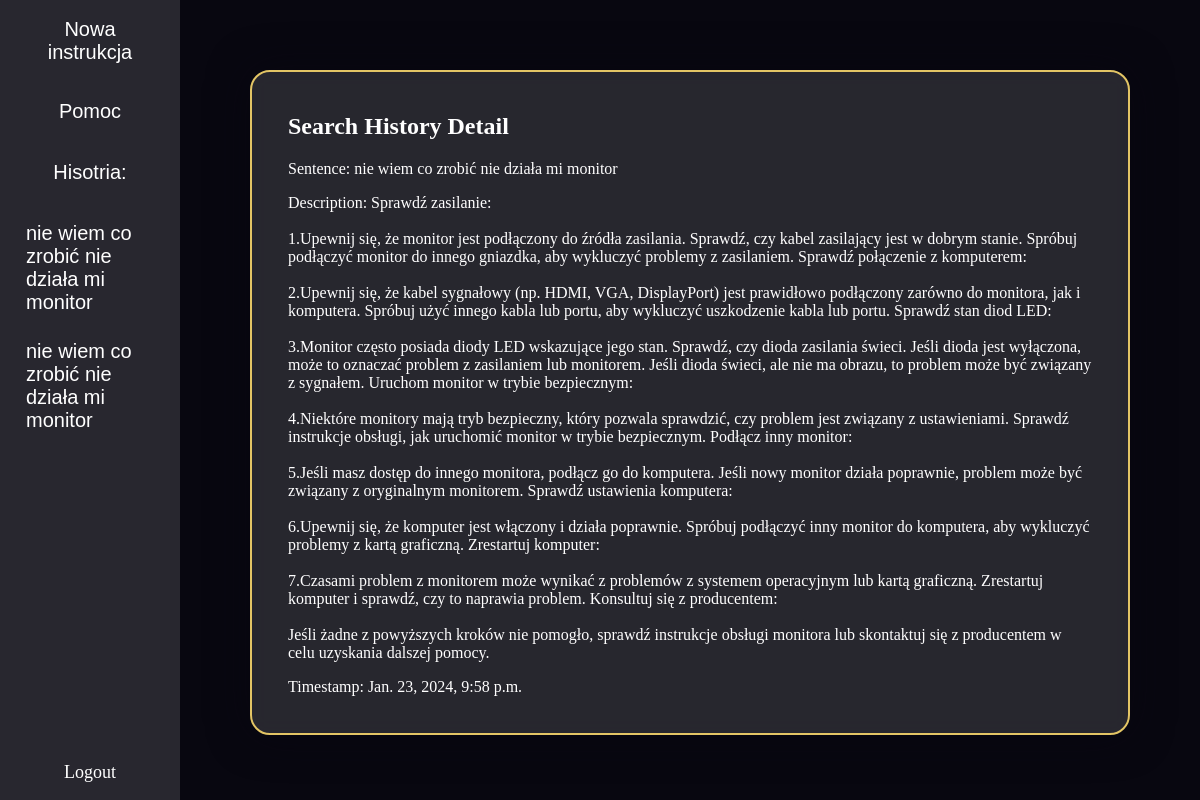
/search_history_detail/194/ (signed in), run on the app's committed database.
### app/models.py (models this page shows, shortened)
class SearchHistory(models.Model):
    user = models.ForeignKey(User, on_delete=models.CASCADE)
    sentence = models.CharField(max_length=255)
    description = models.TextField(blank=True, null=True)
    timestamp = models.DateTimeField(auto_now_add=True)

### app/views.py (the view)
# urls.py: path('search_history_detail/<int:history_id>/', views.search_history_detail, name='search_history_detail'),
def search_history_detail(request, history_id):
    history_entry = get_object_or_404(SearchHistory, id=history_id)
    user_search_history = []
    if request.user.is_authenticated:
        user_search_history = SearchHistory.objects.filter(user=request.user).order_by('-timestamp')
    return render(request, 'search_history_detail.html', {'history_entry': history_entry, 'user_search_history': user_search_history})

### app/context_processors.py (called while the page is built)
def search_history(request):
    user_search_history = []
    if request.user.is_authenticated:
        user_search_history = SearchHistory.objects.filter(user=request.user).order_by('-timestamp')[:5]
    return {'user_search_history': user_search_history}

### templates/search_history_detail.html (shortened to what this page needs)
<!DOCTYPE html>
<html>
<head>
</head>
<body>
{% block content %}
<div class="menuholder">
  <div class="menu">
    <ul>
      <li><a href="{% url 'home'%}" style="color: white; text-decoration: none; text-align:center;">Nowa instrukcja</a></li>
    <ul>
    <ul>
      <li><a href="{% url 'form_page'%}" style="color: white; text-decoration: none; text-align:center;">Pomoc</a></li>
    <ul>
      <ul>
        <li><p>Hisotria:</p></li>
      <ul>
        {% if user_search_history %}
          {% for entry in user_search_history %}
            <li class="history-entry" data-history-id="{{ entry.id }}">
              <a href="{% url 'search_history_detail' entry.id %}">{{ entry.sentence }}</a>
            </li>
          {% endfor %}
        {% endif %}
</ul>
  </div>
  <div class="logout-div">
    <a href="{% url 'logout' %}" class="logout-link">Logout</a>
  </div>
</div>
<div class="container">
  <div class="top-div">
    <div style=" padding: 1px 16px; height: 100%;">
      <h2>Search History Detail</h2>
      <p>Sentence: {{ history_entry.sentence }}</p>
      <p>Description: {{ history_entry.description|safe }}</p>
      <p>Timestamp: {{ history_entry.timestamp }}</p>
    </div>
  </div>
    </div>
{% endblock %}
  </body>
</html>

### templates/search_history_detail.html (style rules this page uses)
body { margin: 0; background-color: #080710; color: white; word-wrap: break-word; }
.menu { overflow-y: auto; max-height: 100vh; width:15%; }
.menu ul { list-style-type: none; margin: 0; padding: 0; font-size: 20px; font-family: 'Poppins', sans-serif; }
.menu li a { display: block; color: white; padding: 8px 16px; text-decoration: none; margin:10px; }
.menu li a:last-child { padding-top: 200px; display: block; color: white; padding: 8px 16px; text-decoration: none; }
.menu .history-entry { position: relative; }
.menu ul { list-style-type: none; margin: 0; padding: 0; width: 15%; background: #28272f; position: fixed; height: 73.7%; overflow-y: auto; font-size: 20px; font-family: 'Poppins', sans-serif; }
.menu p { text-align:center; }
.container { margin-left: 15%; height: 100vh; display: flex; flex-direction: column; overflow-y: auto; }
.top-div { margin:70px; height: 90%; padding: 20px; background-color: rgba(255,255,255,0.13); backdrop-filter: blur(10px); border: 2px solid #E3C565; box-shadow: 0 0 40px rgba(8,7,16,0.6); box-sizing: border-box; border-radius:20px; }
.logout-div { position: absolute; height:7%; bottom: 0px; left: 0px; font-size: 18px; width:15%; background:#28272f; text-align: center; }
.logout-link { position: absolute; top: 50%; left: 50%; transform: translate(-50%,-50%); color:white; text-decoration:none; }

### data on the page
SearchHistory: sentence "nie wiem co zrobić nie działa mi monitor", description "Sprawdź zasilanie: 1.Upewnij się, że monitor jest podłączony do źródła zasilania. Sprawdź, czy kabel zasilający jest w dobrym stanie. Spróbuj podłączyć monitor do innego gniazdka, aby wykluczyć problemy z zasilaniem. Sprawdź połączenie z komputerem: 2.Upewnij się, że kabel sygnałowy (np. HDMI, VGA, DisplayPort) jest prawidłowo podłączony zarówno do monitora, jak i komputera. Spróbuj użyć innego kabla lub portu, aby wykluczyć uszkodzenie kabla lub portu. Sprawdź stan diod LED: 3.Monitor często posiada diody LED wskazujące jego stan. Sprawdź, czy dioda zasilania świeci. Jeśli dioda jest wyłączona, może to oznaczać problem z zasilaniem lub monitorem. Jeśli dioda świeci, ale nie ma obrazu, to…", timestamp "Jan. 23, 2024, 9:58 p.m."
SearchHistory: sentence "nie wiem co zrobić nie działa mi monitor"
